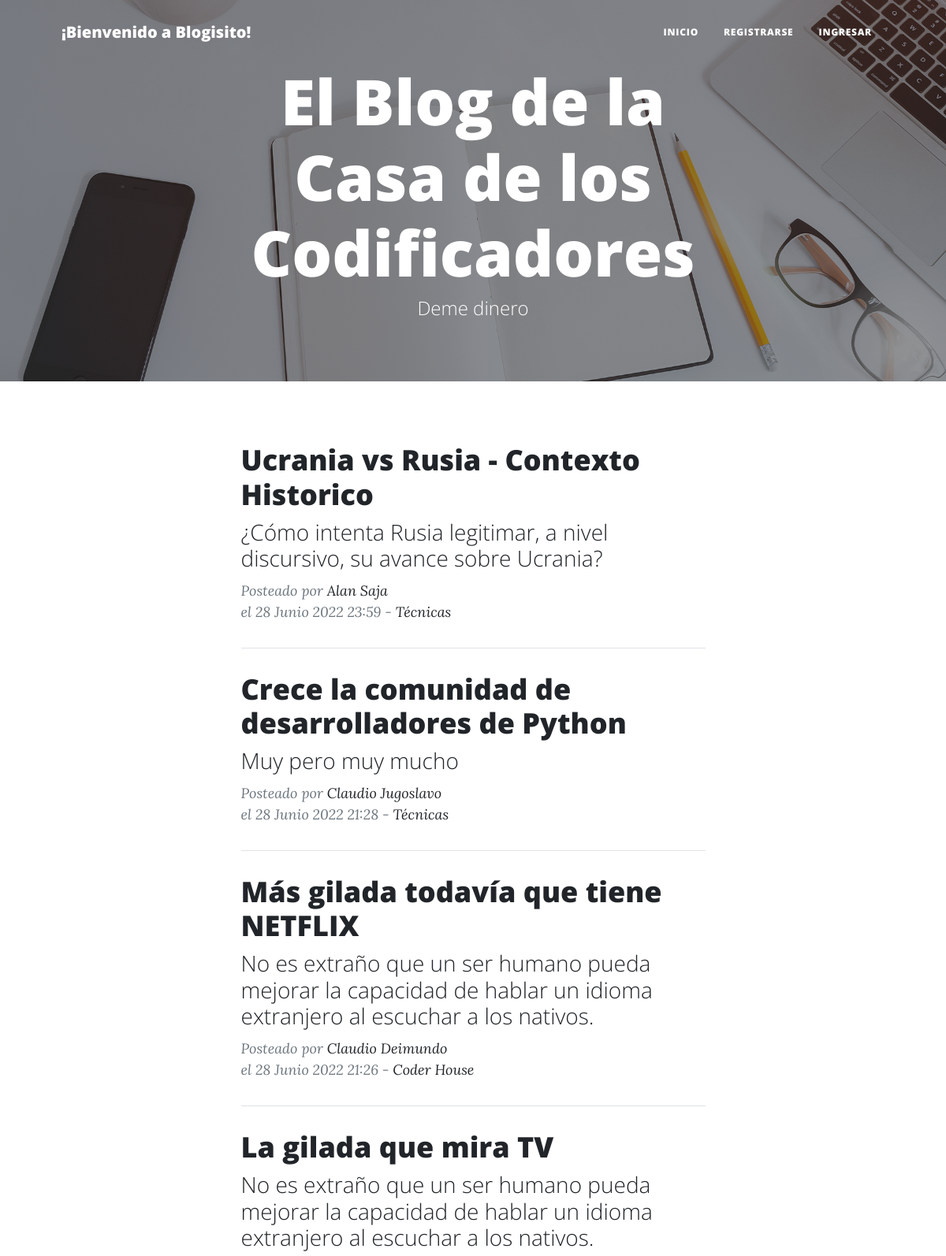
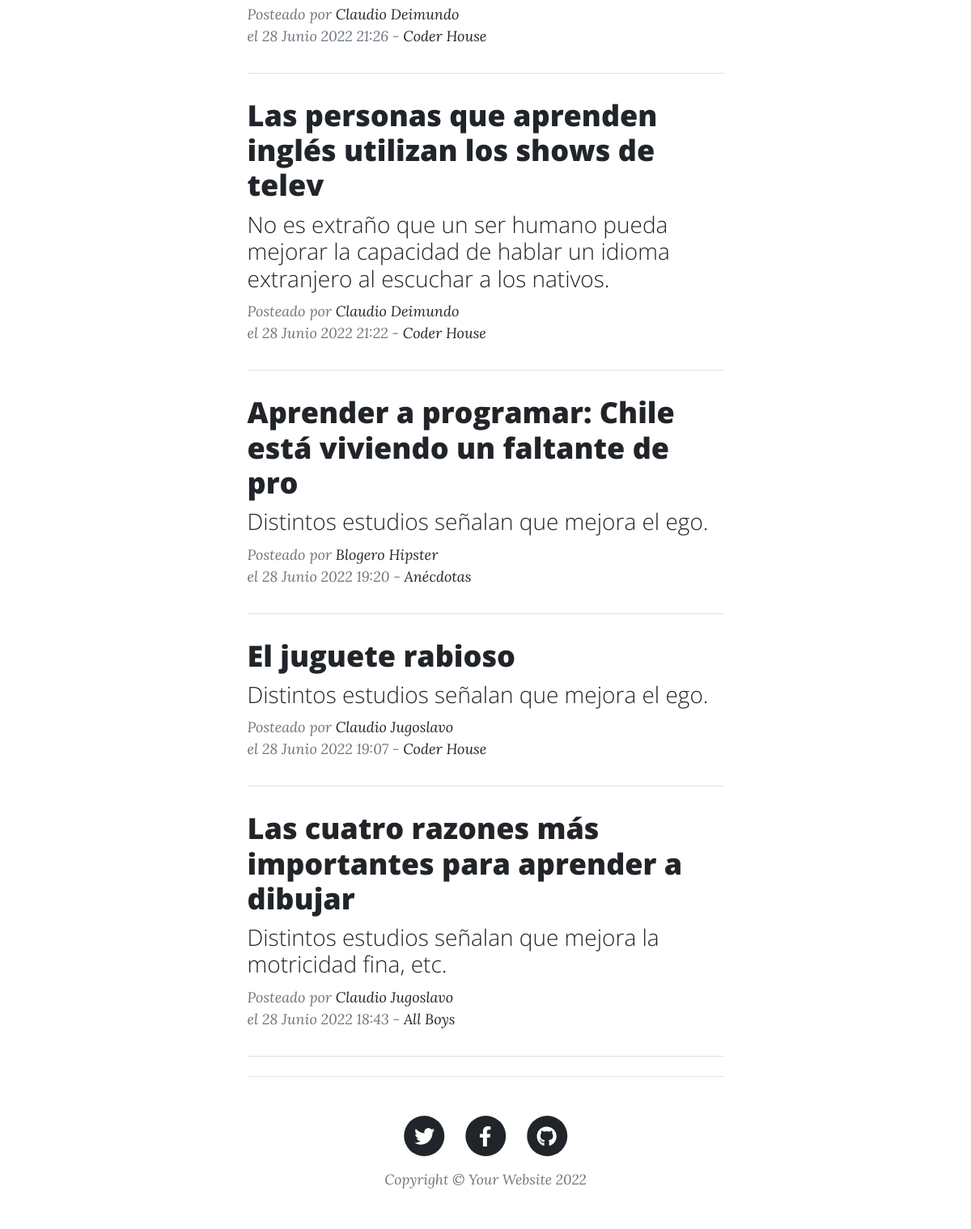
The page / on the database its author committed (2 pictures, top to bottom).
### app_blog/models.py (models this page shows, shortened)
class Posteo(models.Model):
    titulo = models.CharField(max_length=60)
    subtitulo = models.CharField(max_length=120)
    autor = models.ForeignKey(User, on_delete=models.CASCADE)
    fecha_publicacion = models.DateTimeField(auto_now_add=True)
    contenido = models.TextField()
    imagen = models.ImageField(upload_to='blog/images', blank=True)
    categoria = models.CharField(max_length=100, default='General')
    url = models.SlugField(max_length=264, unique=True, null=True)

### app_blog/views.py (the view)
# urls.py: path('', Home.as_view(), name='index'),
class Home(ListView):
    model = Posteo
    template_name = 'index.html'
    ordering = ['-fecha_publicacion']

### app_blog/templates/index.html (shortened to what this page needs)
{%extends 'main.html'%}
{%load static%}
{%block contenido%}
    <header class="index">
            <div class="container position-relative px-4 px-lg-5">
                <div class="row gx-4 gx-lg-5 justify-content-center">
                    <div class="col-md-10 col-lg-8 col-xl-7">
                        <div class="site-heading">
                            <h1>El Blog de la Casa de los Codificadores</h1>
                            <span class="subheading">Deme dinero</span>
                        </div>
                    </div>
                </div>
            </div>
        </header>
        <div class="container px-4 px-lg-5">
            <div class="row gx-4 gx-lg-5 justify-content-center">
                <div class="col-md-10 col-lg-8 col-xl-7">
                    {% for x in object_list %}
                    <div class="post-preview">
                        <a href="{% url 'post' x.url %}">
                            <h2 class="post-title"> {{ x.titulo }} </h2>
                            <h3 class="post-subtitle"> {{ x.subtitulo }} </h3>
                        </a>
                        <p class="post-meta">
                            Posteado por
                            <a href="#!">{{ x.autor.first_name }} {{ x.autor.last_name }}</a><br/>
                            el {{ x.fecha_publicacion }} - <a href="{% url 'categoria' x.categoria %} ">{{ x.categoria }}</a>
                        </p>
                        <hr class="my-4" />
                    {% endfor %}
                </div>
            </div>
        </div>
        <footer class="border-top">
            <div class="container px-4 px-lg-5">
                <div class="row gx-4 gx-lg-5 justify-content-center">
                    <div class="col-md-10 col-lg-8 col-xl-7">
                        <ul class="list-inline text-center">
                            <li class="list-inline-item">
                                <a href="#!">
                                    <span class="fa-stack fa-lg">
                                        <i class="fas fa-circle fa-stack-2x"></i>
                                        <i class="fab fa-twitter fa-stack-1x fa-inverse"></i>
                                    </span>
                                </a>
                            </li>
                            <li class="list-inline-item">
                                <a href="#!">
                                    <span class="fa-stack fa-lg">
                                        <i class="fas fa-circle fa-stack-2x"></i>
                                        <i class="fab fa-facebook-f fa-stack-1x fa-inverse"></i>
                                    </span>
                                </a>
                            </li>
                            <li class="list-inline-item">
                                <a href="#!">
                                    <span class="fa-stack fa-lg">
                                        <i class="fas fa-circle fa-stack-2x"></i>
                                        <i class="fab fa-github fa-stack-1x fa-inverse"></i>
                                    </span>
                                </a>
                            </li>
                        </ul>
                        <div class="small text-center text-muted fst-italic">Copyright &copy; Your Website 2022</div>
                    </div>
                </div>
            </div>
        </footer>
    </body>
</html>
{%endblock%}

### app_blog/templates/main.html (shortened to what this page needs)
<!DOCTYPE html>
{%load static%}
<html lang="en">
    <head>
        <link href="{% static 'app_blog/css/styles.css'%}" rel="stylesheet" />
    </head>
    <body>
        <nav class="navbar navbar-expand-lg navbar-light" id="mainNav">
            <div class="container px-4 px-lg-5">
                <a class="navbar-brand" href="{%url 'index'%}">¡Bienvenido a Blogisito!</a>
                <div class="collapse navbar-collapse" id="navbarResponsive">
                    <ul class="navbar-nav ms-auto py-4 py-lg-0">
                        {% if user.is_authenticated %}
                            <li class="nav-item"><a class="nav-link px-lg-3 py-3 py-lg-4" href="{%url 'index'%}">Inicio</a></li>
                            <li class="nav-item"><a class="nav-link px-lg-3 py-3 py-lg-4" href="{%url 'cargapost'%}">Cargar post</a></li>
                            <li class="nav-item"><a class="nav-link px-lg-3 py-3 py-lg-4" href="{%url 'cargacategoria'%}">Nueva categoría</a></li>
                            <li class="nav-item"><a class="nav-link px-lg-3 py-3 py-lg-4" href="{%url 'logout'%}">Logout</a></li>
                        {% else %}
                            <li class="nav-item"><a class="nav-link px-lg-3 py-3 py-lg-4" href="{%url 'index'%}">Inicio</a></li>
                            <li class="nav-item"><a class="nav-link px-lg-3 py-3 py-lg-4" href="{%url 'registro'%}">Registrarse</a></li>
                            <li class="nav-item"><a class="nav-link px-lg-3 py-3 py-lg-4" href="{%url 'login'%}">Ingresar</a></li>
                        {% endif %}
                    </ul>
                </div>
            </div>
        </nav>
{%block contenido%}
{%endblock%}

### rows shown on the page
Posteo: titulo "Ucrania vs Rusia - Contexto Historico", subtitulo "¿Cómo intenta Rusia legitimar, a nivel discursivo, su avance sobre Ucrania?", autor.first_name "Alan", autor.last_name "Saja", fecha_publicacion "28 Junio 2022 23:59", categoria "Técnicas"
Posteo: titulo "Crece la comunidad de desarrolladores de Python", subtitulo "Muy pero muy mucho", autor.first_name "Claudio", autor.last_name "Jugoslavo", fecha_publicacion "28 Junio 2022 21:28", categoria "Técnicas"
Posteo: titulo "Más gilada todavía que tiene NETFLIX", subtitulo "No es extraño que un ser humano pueda mejorar la capacidad de hablar un idioma extranjero al escuchar a los nativos.", autor.first_name "Claudio", autor.last_name "Deimundo", fecha_publicacion "28 Junio 2022 21:26", categoria "Coder House"
Posteo: titulo "La gilada que mira TV", subtitulo "No es extraño que un ser humano pueda mejorar la capacidad de hablar un idioma extranjero al escuchar a los nativos.", autor.first_name "Claudio", autor.last_name "Deimundo", fecha_publicacion "28 Junio 2022 21:26", categoria "Coder House"
Posteo: titulo "Las personas que aprenden inglés utilizan los shows de telev", subtitulo "No es extraño que un ser humano pueda mejorar la capacidad de hablar un idioma extranjero al escuchar a los nativos.", autor.first_name "Claudio", autor.last_name "Deimundo", fecha_publicacion "28 Junio 2022 21:22", categoria "Coder House"
Posteo: titulo "Aprender a programar: Chile está viviendo un faltante de pro", subtitulo "Distintos estudios señalan que mejora el ego.", autor.first_name "Blogero", autor.last_name "Hipster", fecha_publicacion "28 Junio 2022 19:20", categoria "Anécdotas"
Posteo: titulo "El juguete rabioso", subtitulo "Distintos estudios señalan que mejora el ego.", autor.first_name "Claudio", autor.last_name "Jugoslavo", fecha_publicacion "28 Junio 2022 19:07", categoria "Coder House"
Posteo: titulo "Las cuatro razones más importantes para aprender a dibujar", subtitulo "Distintos estudios señalan que mejora la motricidad fina, etc.", autor.first_name "Claudio", autor.last_name "Jugoslavo", fecha_publicacion "28 Junio 2022 18:43", categoria "All Boys"
